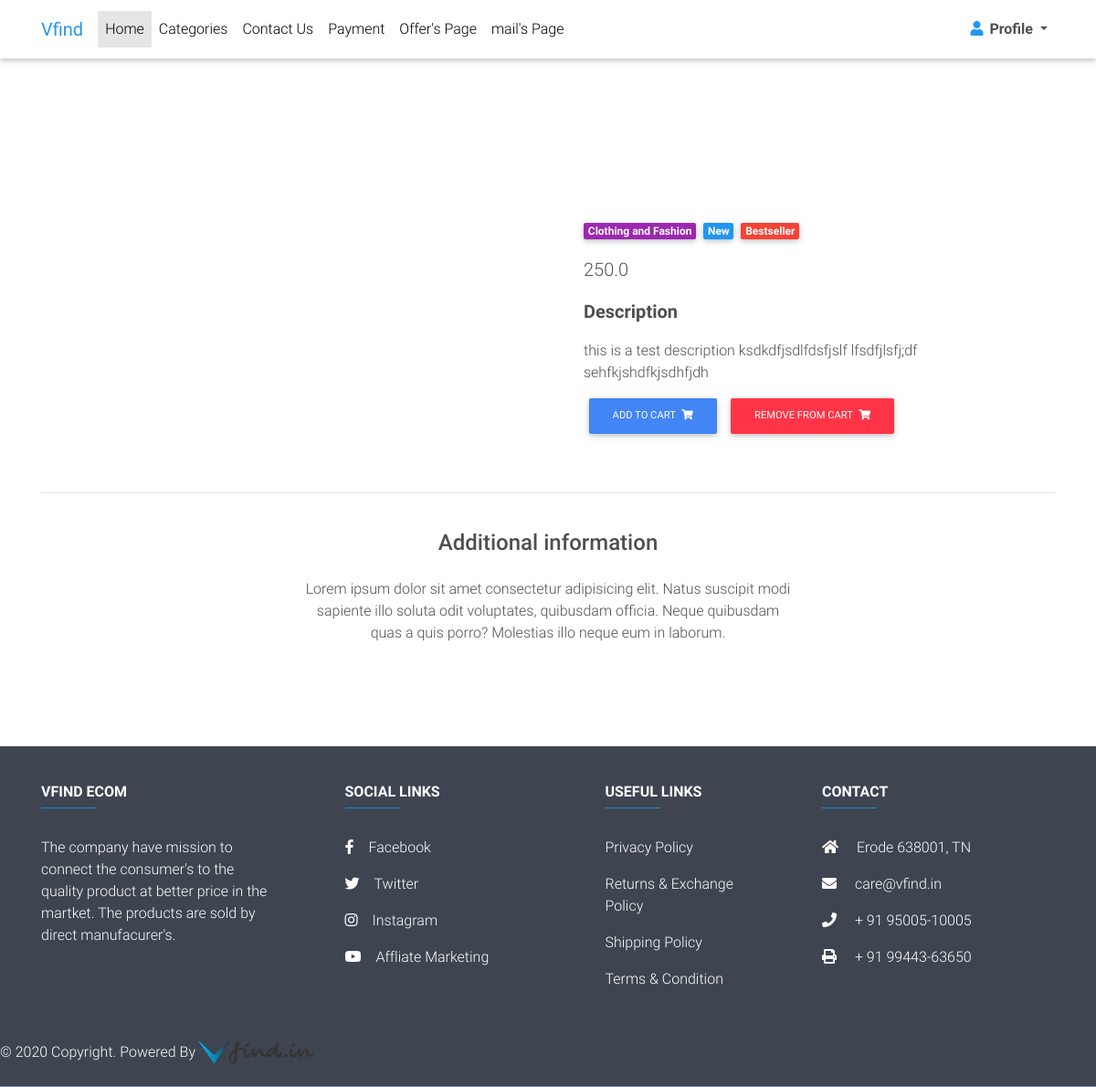
Page /product/test-product-1 on the committed database.
### vest_v3/models.py (models this page shows, shortened)
class Item(models.Model):
    title = models.CharField(max_length=100)
    image = models.ImageField()
    price = models.FloatField()
    discount_price = models.FloatField(blank=True, null=True)
    category = models.ForeignKey(Categories,on_delete=models.CASCADE)
    label = models.CharField(choices=LABEL_CHOICES, max_length=1)
    slug = models.SlugField()
    description = models.TextField()
    def get_add_to_cart_url(self):
        return reverse("vest_v3:add-to-cart", kwargs={
            'slug': self.slug
        })
    def get_remove_from_cart_url(self):
        return reverse("vest_v3:remove-from-cart", kwargs={
            'slug': self.slug
        })

class Categories(models.Model):
    title = models.CharField(max_length=200)
    slug = models.SlugField(unique=True)
    def __str__(self):
        return self.title

### vest_v3/views.py (the view)
# urls.py: path('product/<slug>',ItemDetailView.as_view(), name='product-page'),
class ItemDetailView(DetailView):
    model = Item
    template_name = 'product-page.html'

### templates/product-page.html (shortened to what this page needs)
{% extends 'base.html' %}
{% load static %}
{% block content %}
  <main class="mt-5 pt-4">
    <div class="container dark-grey-text mt-5">
      <div class="row wow fadeIn">
        <div class="col-md-6 mb-4">
        </div>
        <div class="col-md-6 mb-4">
          <div class="p-4">
            <div class="mb-3">
              <a href="">
                <span class="badge purple mr-1">{{ item.category }}</span>
              </a>
              <a href="">
                <span class="badge blue mr-1">New</span>
              </a>
              <a href="">
                <span class="badge red mr-1">Bestseller</span>
              </a>
            </div>
            <p class="lead">
              {% if item.discount_price %}
              <span class="mr-1">
                <del><i class="fas fa-rupee-sign"></i> {{ item.price }}</del>
              </span>
              <span><i class="fas fa-rupee-sign"></i> {{ item.discount_price }}</span>
               {% else %}
               <span>  {{item.price}} </span>
              {% endif %}
            </p>
            <p class="lead font-weight-bold">Description</p>
            <p>{{ item.description }}</p>
            <a href="{{ object.get_add_to_cart_url }}" class="btn btn-primary btn-md my-0 p" >Add to cart
                <i class="fas fa-shopping-cart ml-1"></i>
              </a>
            <a href="{{ object.get_remove_from_cart_url }}" class="btn btn-danger btn-md my-0 p " >Remove from cart
                <i class="fas fa-shopping-cart ml-1"></i>
              </a>
          </div>
        </div>
      </div>
      <hr>
      <div class="row d-flex justify-content-center wow fadeIn">
        <div class="col-md-6 text-center">
          <h4 class="my-4 h4">Additional information</h4>
          <p>Lorem ipsum dolor sit amet consectetur adipisicing elit. Natus suscipit modi sapiente illo soluta odit
            voluptates,
            quibusdam officia. Neque quibusdam quas a quis porro? Molestias illo neque eum in laborum.</p>
        </div>
      </div>
      <div class="row wow fadeIn">
        <div class="col-lg-4 col-md-12 mb-4">
        </div>
        <div class="col-lg-4 col-md-6 mb-4">
        </div>
        <div class="col-lg-4 col-md-6 mb-4">
        </div>
      </div>
    </div>
  </main>
  {% endblock %}

### templates/base.html (style rules this page uses)
html, body, header, .carousel { height: 60vh; }

### rows in the picture
Item: category "Clothing and Fashion", price "250.0", description "this is a test description ksdkdfjsdlfdsfjslf lfsdfjlsfj;df sehfkjshdfkjsdhfjdh"
